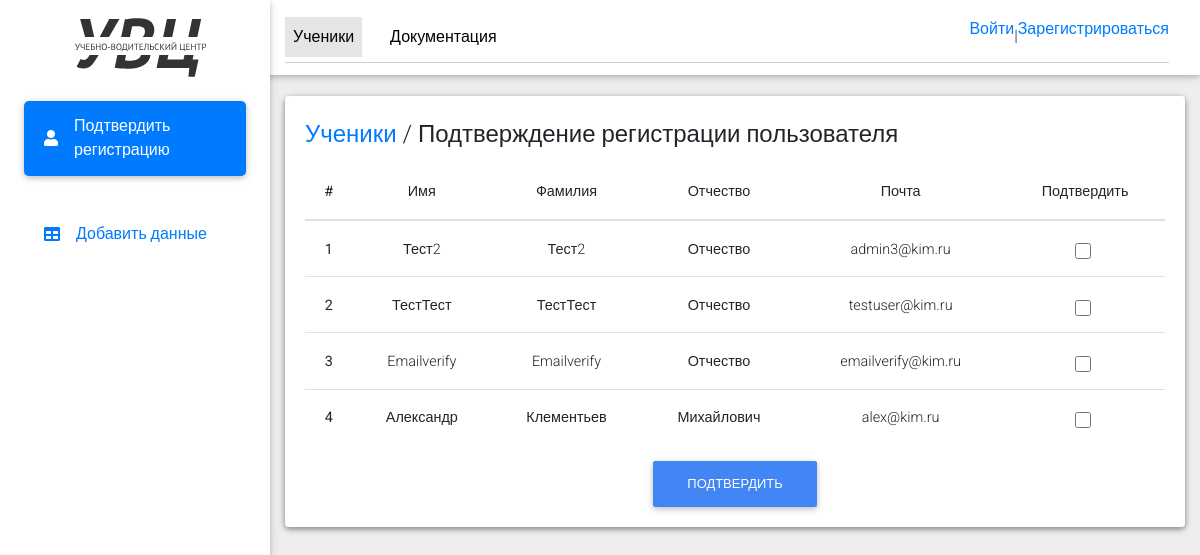
The page /users/user_profile/manager_dashboard/ on the database its author committed.
### users/models.py (models this page shows)
class User(AbstractUser):
    email = models.EmailField(
        _('email address'),
        unique=True,
    )
    email_verify = models.BooleanField(default=False)
    surname = models.CharField(max_length=255, blank=True, null=True)
    USERNAME_FIELD = 'email'
    REQUIRED_FIELDS = []

### users/views.py (the view)
# urls.py: path('user_profile/manager_dashboard/', manager_dashboard),
def manager_dashboard(request):
    users = User.objects.filter(email_verify=0)
    return render(request, 'manager_dashboard.html', {'users': users})

### templates/manager_dashboard.html (shortened to what this page needs)
{% load static %}
<!DOCTYPE html>
<html lang="en">
<head>
  <link rel="stylesheet" href="https://use.fontawesome.com/releases/v5.11.2/css/all.css">
  <link rel="stylesheet" href="{% static 'css/bootstrap.min.css' %}">
  <link rel="stylesheet" href="{% static 'css/mdb.min.css' %}">
  <link rel="stylesheet" href="{% static 'css/style.css' %}">
</head>
<body class="grey lighten-3">
  <header>
    <nav class="navbar fixed-top navbar-expand-lg navbar-light white scrolling-navbar">
      <div class="container-fluid">
        <div class="collapse navbar-collapse" id="navbarContent">
          <ul class="navbar-nav">
            <li class="nav-item active">
              <a class="nav-link waves-effect" aria-current="page"  href="/users/user_profile/manager_dashboard/">Ученики</a>
            </li>
            <li class="nav-item">
              <a href="/users/user_profile/manager_documents/" class="nav-link waves-effect">Документация</a>
            </li>
            <li class="nav-item nav-item-logout">
              {% if user.is_authenticated %}
                  <a href="{% url 'logout' %}" class="nav-link img-exit">Выйти</a>
              {% else %}
                  <a href="{% url 'login' %}" class="nav-login" >Войти </a>|<a href="{% url 'register' %}" class="nav-login" > Зарегистрироваться</a>
              {% endif %}
            </li>
          </ul>
        </div>
      </div>
    </nav>
    <div class="sidebar-fixed position-fixed">
      <a href="" class="logo-wrapper">
        <img src="{% static 'img/logo.svg' %}" alt="logo" class="img-fluid logo">
      </a>
      <div class="list-group list-group-flush">
        <a href="/users/user_profile/manager_dashboard/" class="list-group-item waves-effect active">
          <i class="fa fa-user mr-3"></i> Подтвердить регистрацию
        </a>
        <a href="/users/user_profile/manager_add_users_data/" class="list-group-item waves-effect">
          <i class="fa fa-table mr-3"></i> Добавить данные
        </a>
      </div>
    </div>
  </header>
  <main class="pt-5 max-lg-5">
    <div class="container-fluid mt-5">
        <div class="card mb-4 wow fadeIn">
            <div class="card body d-sm-flex justify-content-between card-manager">
                <h4 class="mb-2 mb-sm-0 pt-1 card-title">
                    <a href="#">Ученики</a>
                    <span> / </span>
                    <span>Подтверждение регистрации пользователя</span>
                </h4>
                <form id="confirmation-form" method="post" action="{% url 'confirm_users' %}">
                    <table class="table">
                        <thead>
                            <tr>
                                <th scope="col">#</th>
                                <th scope="col">Имя</th>
                                <th scope="col">Фамилия</th>
                                <th scope="col">Отчество</th>
                                <th scope="col">Почта</th>
                                <th scope="col">Подтвердить</th>
                            </tr>
                        </thead>
                        <tbody>
                            {% for user in users %}
                                <tr>
                                    <th scope="row">{{ forloop.counter }}</th>
                                    <td>{{ user.first_name }}</td>
                                    <td>{{ user.last_name }}</td>
                                    <td>{{ user.surname }}</td>
                                    <td>{{ user.email }}</td>
                                    <td>
                                        <div class="form-check">
                                            <input class="form-check-input" type="checkbox" name="user_ids" value="{{ user.id }}">
                                        </div>
                                    </td>
                                </tr>
                            {% endfor %}
                        </tbody>
                    </table>
                    <button type="submit" class="btn btn-primary btn-users">Подтвердить</button>
                </form>
            </div>
        </div>
    </div>
  </main>
</body>
</html>

### static/css/style.css (style rules this page uses)
.navbar { z-index: 0; }
.sidebar-fixed { height: 100vh; width: 270px; box-shadow: 0 2px 5px 0 rgba(0,0,0,0.16), 0 2px 10px 0 rgba(0,0,0,0.12); z-index: 10; background-color: #fff; padding: 1.5rem; padding-top: 0; }
.sidebar-fixed .list-group .active { box-shadow: 0 2px 5px 0 rgba(0,0,0,0.16), 0 2px 10px 0 rgba(0,0,0,0.12); border-radius: 5px; }
.sidebar-fixed .logo-wrapper { padding: 2.5rem; }
.sidebar-fixed .logo-wrapper img { min-height: 50px; }
.navbar-nav { position: relative; display: flex; border-bottom: 1.5px solid rgb(206 206 206); padding: 5px 0; width: 100%; }
table.table th, table.table td { text-align: center; }
.nav-item:not(:last-child) { margin-right: 20px; justify-content: space-between; }
.nav-item:last-child { margin-left: auto; }
.logo { padding: 10px 0; }
.list-group-item { margin-bottom: 20px; min-height: 75px; display: flex !important; align-items: center !important; }
.card-manager { padding: 20px; }
.card-title { padding-bottom: 15px; }
.btn-users { max-width: 400px; margin: 0 auto; display: flex; }
input[type=checkbox], input[type=radio] { height: 16px !important; width: 16px !important; }
@media (min-width: 1200px) { .navbar, .page-footer, main { padding-left: 270px; } }

### rows shown on the page
User: first_name "Тест2", last_name "Тест2", surname "Отчество", email "admin3@kim.ru"
User: first_name "ТестТест", last_name "ТестТест", surname "Отчество", email "testuser@kim.ru"
User: first_name "Emailverify", last_name "Emailverify", surname "Отчество", email "emailverify@kim.ru"
User: first_name "Александр", last_name "Клементьев", surname "Михайлович", email "alex@kim.ru"
